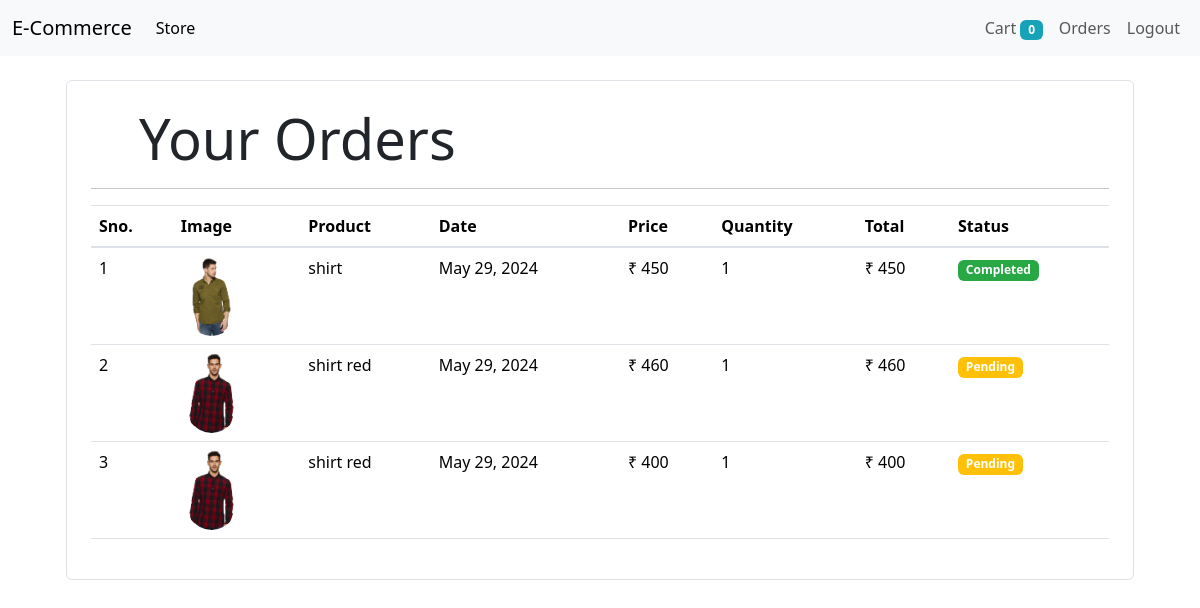
Page /orders (signed in) on the committed database.
### store/models/orders.py (models this page shows, shortened)
class Order(models.Model):
    product = models.ForeignKey(Product,
                                on_delete=models.CASCADE)
    customer = models.ForeignKey(Customer,
                                 on_delete=models.CASCADE)
    quantity = models.IntegerField(default=1)
    price = models.IntegerField()
    address = models.CharField(max_length=50, default='', blank=True)
    phone = models.CharField(max_length=50, default='', blank=True)
    date = models.DateField(default=datetime.datetime.today)
    status = models.BooleanField(default=False)
    @staticmethod
    def get_orders_by_customer(customer_id):
        return Order.objects.filter(customer=customer_id).order_by('-date')

### store/models/product.py (models this page shows, shortened)
class Product(models.Model):
    name = models.CharField(max_length=50)
    price = models.IntegerField(default=0)
    category=models.ForeignKey(Category,on_delete= models.CASCADE , default=1)
    description = models.CharField(max_length=200,default='',null = True,blank = True)
    image=models.ImageField(upload_to='uploads/products/')

### store/middlewares/auth.py (the view)
    def middleware(request):
        print(request.session.get('customer'))
        returnUrl = request.META['PATH_INFO']
        print(request.META['PATH_INFO'])
        if not request.session.get('customer'):
           return redirect(f'/login/?return_url={returnUrl}')
        response = get_response(request)
        return response

### store/templatetags/custom_filter.py (called while the page is built)
@register.filter(name='currency')
def currency(number):
    return "₹ "+str(number)

@register.filter(name='multiply')
def multiply(number , number1):
    return number * number1

### store/views/orders.py (called while the page is built)
    def get(self , request ):
        customer = request.session.get('customer')
        orders = Order.get_orders_by_customer(customer)
        print(orders)
        return render(request , 'orders.html'  , {'orders' : orders})

### store/templates/orders.html
{% extends 'base.html' %}
{% block content %}
{% load cart %}
{% load custom_filter %}
<div class="container">
   <div class="border rounded p-4 m-4">
        <p class="display-4 pl-4 ml-4">Your Orders</p>
        <hr>
        <table class="table">
            <thead>
                <tr>
                    <th>Sno.</th>
                    <th>Image</th>
                    <th>Product</th>
                    <th>Date</th>
                    <th>Price</th>
                    <th>Quantity</th>
                    <th>Total</th>
                    <th>Status</th>
                </tr>
            </thead>
            <tbody>
                {% for order in orders %}
                <tr>
                    <td>{{forloop.counter}}</td>
                    <td><img style="height: 80px;" class="rounded-circle" src="{{order.product.image.url}}" alt=""></td>
                    <td>{{order.product.name}}</td>
                    <td>{{order.date}}</td>
                    <td>{{order.price|currency}}</td>
                    <td>{{order.quantity}}</td>
                    <td>{{order.quantity|multiply:order.price|currency}}</td>
                    {% if order.status %}
                    <td><small class="badge badge-success">Completed</small></td>
                    {%else%}
                    <td><small class="badge badge-warning">Pending</small></td>
                    {% endif %}
                </tr>
                {% endfor %}
            </tbody>
        </table>
   </div>
</div>
{% endblock %}

### store/templates/base.html (shortened to what this page needs)
<!doctype html>
<html lang="en">
  <head>
    <link href="https://stackpath.bootstrapcdn.com/bootstrap/4.3.1/css/bootstrap.min.css" rel="stylesheet">
    <link href="https://cdn.jsdelivr.net/npm/bootstrap@5.3.3/dist/css/bootstrap.min.css" rel="stylesheet">
  </head>
  <body>
    <nav class="navbar navbar-expand-lg bg-body-tertiary">
        <div class="container-fluid">
          <a class="navbar-brand" href="/">E-Commerce</a>
          <div class="collapse navbar-collapse" id="navbarSupportedContent">
            <ul class="navbar-nav me-auto mb-2 mb-lg-0">
              <li class="nav-item">
                <a class="nav-link active" aria-current="page" href="#">Store</a>
              </li>
            </ul>
            <ul class="navbar-nav my-2 my-lg-0">
              <li class="nav-item">
                <a class="nav-link " aria-current="page" href="/cart">Cart
                  <span class="badge badge-info" >{{request.session.cart.keys|length}}</span>
                  </a>
              </li>
              {% if request.session.customer %}
              <li class="nav-item">
                <a class="nav-link " aria-current="page" href="/orders">Orders</a>
              </li>
                <li class="nav-item">
                  <a class="nav-link " aria-current="page" href="/logout">Logout</a>
                </li>
              {% endif%}
              </ul>
          </div>
        </div>
      </nav>
      {% block content%}{% endblock %}
  </body>
</html>

### rows in the picture
Order: product.image (picture), product.name "shirt", date "May 29, 2024", price "₹ 450", quantity "1", quantity|multiply "₹ 450", status "Completed"
Order: product.image (picture), product.name "shirt red", date "May 29, 2024", price "₹ 460", quantity "1", quantity|multiply "₹ 460", status "Pending"
Order: product.image (picture), product.name "shirt red", date "May 29, 2024", price "₹ 400", quantity "1", quantity|multiply "₹ 400", status "Pending"

### other values in the picture
{{ request.session.cart.keys|length }} "0"
